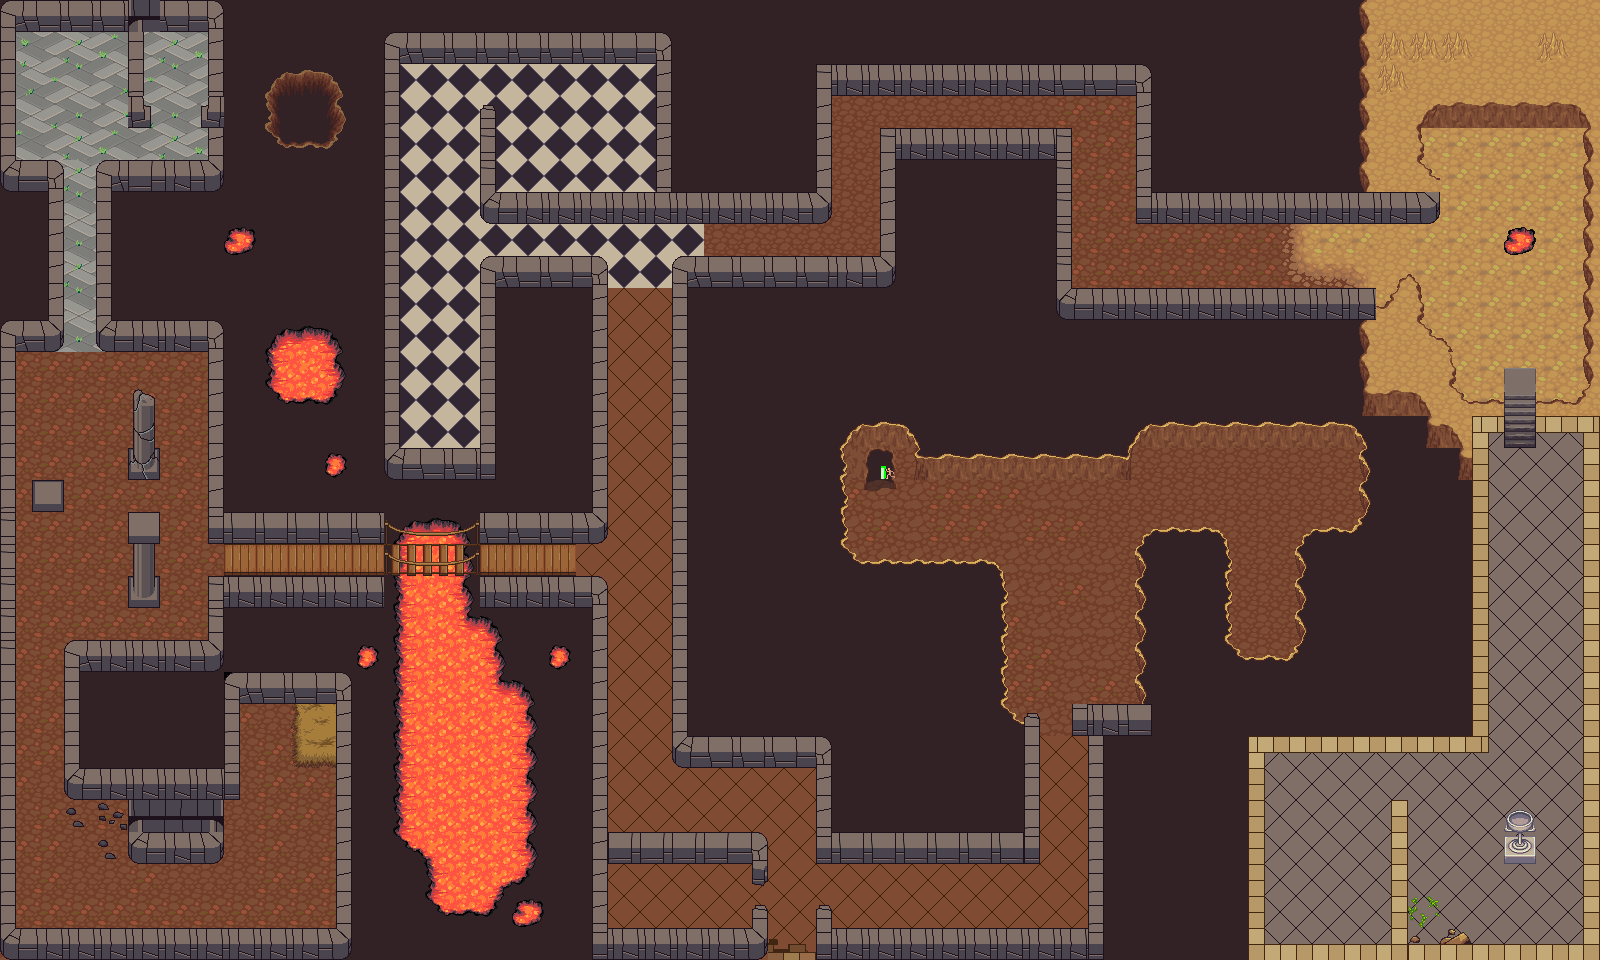

A 2D game scene composited from a Tiled map and its tileset images. What follows is a short description and the map's XML, with each tile layer's data collapsed to a summary:
An orthogonal 50x30 tile map with 32x32 px tiles, 5 tile layers (ground, decor_ground, walls, paths, ...), 4 tilesets and 186 objects (99x wall, 12x anim_obs, 8x spider web, 7x enemy, 6x hr_obstacle, ...).

<map version="1.2" tiledversion="1.3.2" orientation="orthogonal" renderorder="right-down" compressionlevel="0" width="50" height="30" tilewidth="32" tileheight="32" infinite="0" nextlayerid="15" nextobjectid="336">
 <tileset firstgid="1" source="terrain_tile_set.tsx" />
 <tileset firstgid="1025" source="build atlas.tsx" />
 <tileset firstgid="2049" source="full tileset.tsx" />
 <tileset firstgid="8129" source="dungen_crawler_1.tsx" />
 <layer id="2" name="ground" width="50" height="30">
  <data>[1500 cells, 1382 non-empty, 31 distinct tile ids]</data>
 </layer>
 <layer id="4" name="decor_ground" width="50" height="30">
  <data>[1500 cells, 116 non-empty, 47 distinct tile ids]</data>
 </layer>
 <layer id="1" name="walls" width="50" height="30">
  <data>[1500 cells, 458 non-empty, 56 distinct tile ids]</data>
 </layer>
 <layer id="3" name="paths" width="50" height="30">
  <data>[1500 cells, 11 non-empty, 11 distinct tile ids]</data>
 </layer>
 <layer id="6" name="decor" width="50" height="30">
  <data>[1500 cells, 7 non-empty, 7 distinct tile ids]</data>
 </layer>
 <objectgroup id="5" name="obstacles">
  <object id="14" name="wall" x="384" y="32" width="16" height="448" />
  <object id="16" name="wall" x="208" y="0" width="16" height="192" />
  <object id="17" name="wall" x="0" y="0" width="16" height="192" />
  <object id="18" name="wall" x="96" y="160" width="16" height="176" />
  <object id="19" name="wall" x="48" y="160" width="16" height="176" />
  <object id="20" name="wall" x="0" y="928" width="352" height="32" />
  <object id="22" name="wall" x="64" y="640" width="160" height="32" />
  <object id="23" name="wall" x="112" y="320" width="112" height="16" />
  <object id="24" name="wall" x="0" y="320" width="48" height="16" />
  <object id="25" name="wall" x="16" y="0" width="192" height="16" />
  <object id="26" name="wall" x="112" y="160" width="96" height="32" />
  <object id="27" name="wall" x="16" y="160" width="32" height="32" />
  <object id="28" name="wall" x="208" y="576" width="176" height="32" />
  <object id="29" name="wall" x="208" y="512" width="176" height="16" />
  <object id="30" name="wall" x="208" y="336" width="16" height="176" />
  <object id="31" name="wall" x="0" y="336" width="16" height="592" />
  <object id="32" name="wall" x="64" y="672" width="16" height="112" />
  <object id="33" name="wall" x="224" y="672" width="128" height="16" />
  <object id="34" name="wall" x="336" y="688" width="16" height="240" />
  <object id="35" name="wall" x="480" y="192" width="352" height="16" />
  <object id="36" name="wall" x="656" y="48" width="16" height="144" />
  <object id="37" name="wall" x="400" y="32" width="272" height="16" />
  <object id="38" name="wall" x="480" y="104" width="16" height="88" />
  <object id="39" name="wall" x="816" y="64" width="16" height="128" />
  <object id="40" name="wall" x="832" y="64" width="320" height="16" />
  <object id="41" name="wall" x="480" y="256" width="128" height="32" />
  <object id="42" name="wall" x="672" y="256" width="16" height="480" />
  <object id="43" name="wall" x="592" y="288" width="16" height="240" />
  <object id="44" name="wall" x="592" y="576" width="16" height="384" />
  <object id="45" name="wall" x="480" y="576" width="112" height="32" />
  <object id="46" name="wall" x="480" y="512" width="112" height="16" />
  <object id="47" name="wall" x="672" y="736" width="160" height="16" />
  <object id="48" name="wall" x="832" y="832" width="208" height="16" />
  <object id="49" name="wall" x="608" y="928" width="160" height="32" />
  <object id="50" name="wall" x="752" y="904" width="16" height="24" />
  <object id="51" name="wall" x="608" y="832" width="144" height="16" />
  <object id="52" name="wall" x="832" y="928" width="272" height="32" />
  <object id="53" name="wall" x="1104" y="704" width="48" height="32" />
  <object id="54" name="wall" x="1088" y="704" width="16" height="224" />
  <object id="55" name="wall" x="1024" y="712" width="16" height="120" />
  <object id="56" name="wall" x="816" y="904" width="16" height="56" />
  <object id="57" name="wall" x="920" y="432" width="208" height="24" />
  <object id="59" name="wall" x="208" y="608" width="16" height="32" />
  <object id="61" name="wall" x="224" y="688" width="16" height="80" />
  <object id="62" name="wall" x="80" y="768" width="160" height="16" />
  <object id="63" name="wall" x="816" y="752" width="16" height="96" />
  <object id="64" name="wall" x="752" y="832" width="16" height="32" />
  <object id="65" name="wall" x="400" y="448" width="80" height="32" />
  <object id="66" name="wall" x="480" y="288" width="16" height="192" />
  <object id="67" name="lava" x="384" y="504" width="96" height="16" />
  <object id="68" name="lava" x="384" y="584" width="96" height="24" />
  <object id="70" name="wall" x="688" y="256" width="208" height="32" />
  <object id="71" name="wall" x="880" y="128" width="16" height="128" />
  <object id="72" name="wall" x="896" y="128" width="176" height="32" />
  <object id="73" name="wall" x="1056" y="160" width="16" height="160" />
  <object id="74" name="wall" x="1136" y="80" width="16" height="128" />
  <object id="75" name="wall" x="1072" y="288" width="304" height="32" />
  <object id="76" name="wall" x="1152" y="192" width="288" height="16" />
  <object id="77" name="wall" x="992" y="560" width="16" height="160" />
  <object id="78" name="wall" x="1136" y="544" width="16" height="160" />
  <object id="79" name="wall" x="1216" y="544" width="16" height="112" />
  <object id="80" name="wall" x="1296" y="544" width="16" height="112" />
  <object id="81" name="wall" x="832" y="448" width="16" height="112" />
  <object id="82" name="wall" x="1144" y="408" width="216" height="16" />
  <object id="83" name="wall" x="1128" y="408" width="16" height="32" />
  <object id="84" name="wall" x="832" y="424" width="88" height="24" />
  <object id="85" name="wall" x="832" y="560" width="160" height="16" />
  <object id="86" name="wall" x="992" y="720" width="32" height="16" />
  <object id="87" name="wall" x="1216" y="656" width="96" height="16" />
  <object id="88" name="wall" x="1304" y="528" width="72" height="16" />
  <object id="89" name="wall" x="1136" y="528" width="96" height="16" />
  <object id="90" name="wall" x="1360" y="408" width="16" height="120" />
  <object id="91" name="wall" x="1472" y="400" width="16" height="352" />
  <object id="92" name="wall" x="1584" y="416" width="16" height="544" />
  <object id="93" name="wall" x="1536" y="416" width="48" height="16" />
  <object id="94" name="wall" x="1392" y="800" width="16" height="160" />
  <object id="95" name="wall" x="1488" y="400" width="16" height="32" />
  <object id="96" name="wall" x="1248" y="736" width="16" height="224" />
  <object id="97" name="wall" x="1264" y="736" width="208" height="16" />
  <object id="98" name="wall" x="1264" y="944" width="128" height="16" />
  <object id="99" name="wall" x="1408" y="944" width="176" height="16" />
  <object id="100" name="wall" x="1408" y="80" width="192" height="24" />
  </objectgroup>
 <objectgroup id="10" name="enemies">
  <!-- 62 objects omitted --></objectgroup>
 <objectgroup id="12" name="teleport">
  <!-- 52 objects omitted --></objectgroup>
 <objectgroup id="14" name="traps">
  <!-- 51 objects omitted --></objectgroup>
 <objectgroup id="13" name="npcs">
  <!-- 28 objects omitted --></objectgroup>
 <objectgroup id="8" name="items">
  <!-- 27 objects omitted --></objectgroup>
</map>
<!-- 104 of 186 objects omitted -->
